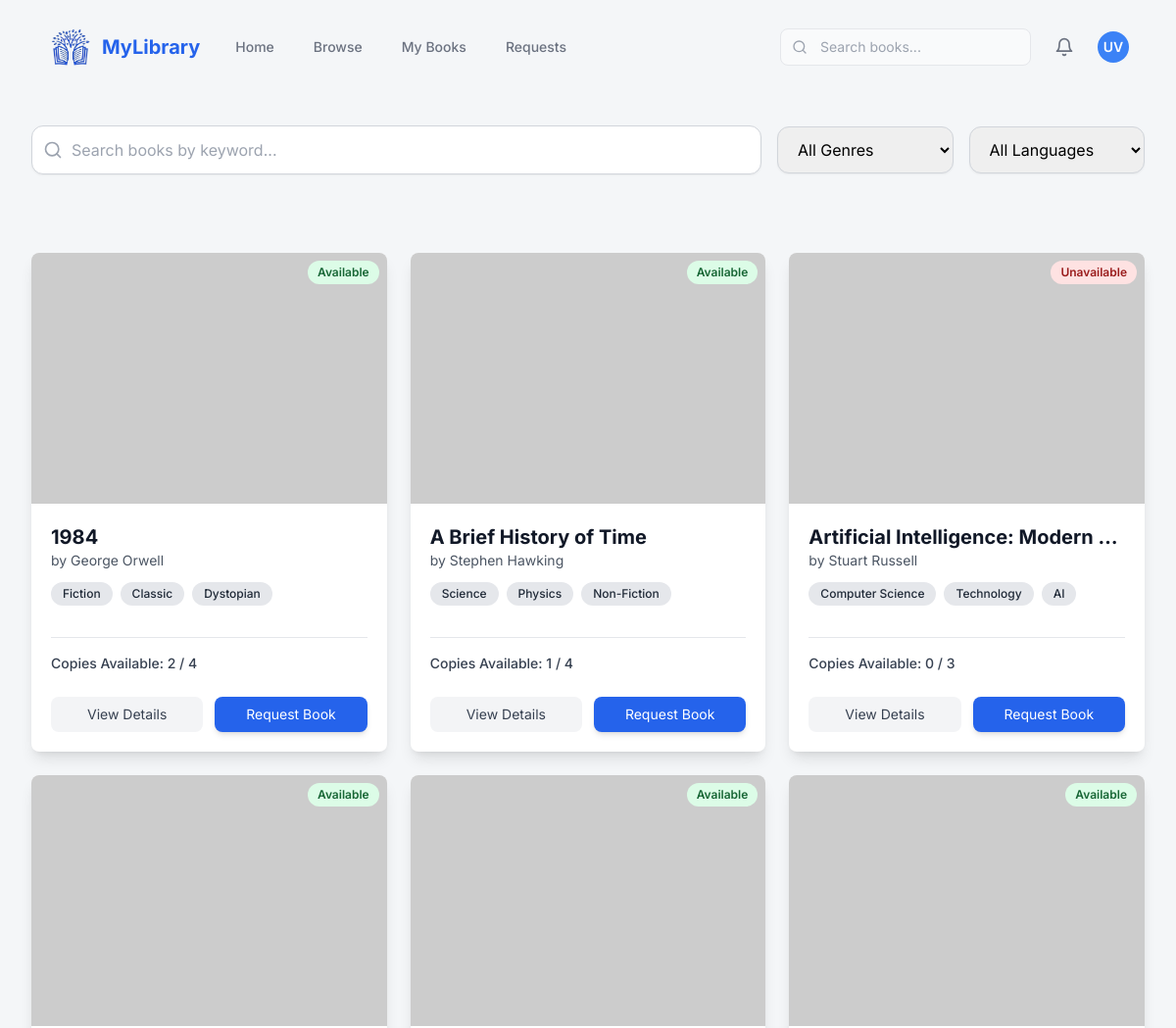
Before: /user/browse/ (signed in, upper part) with the older database file.
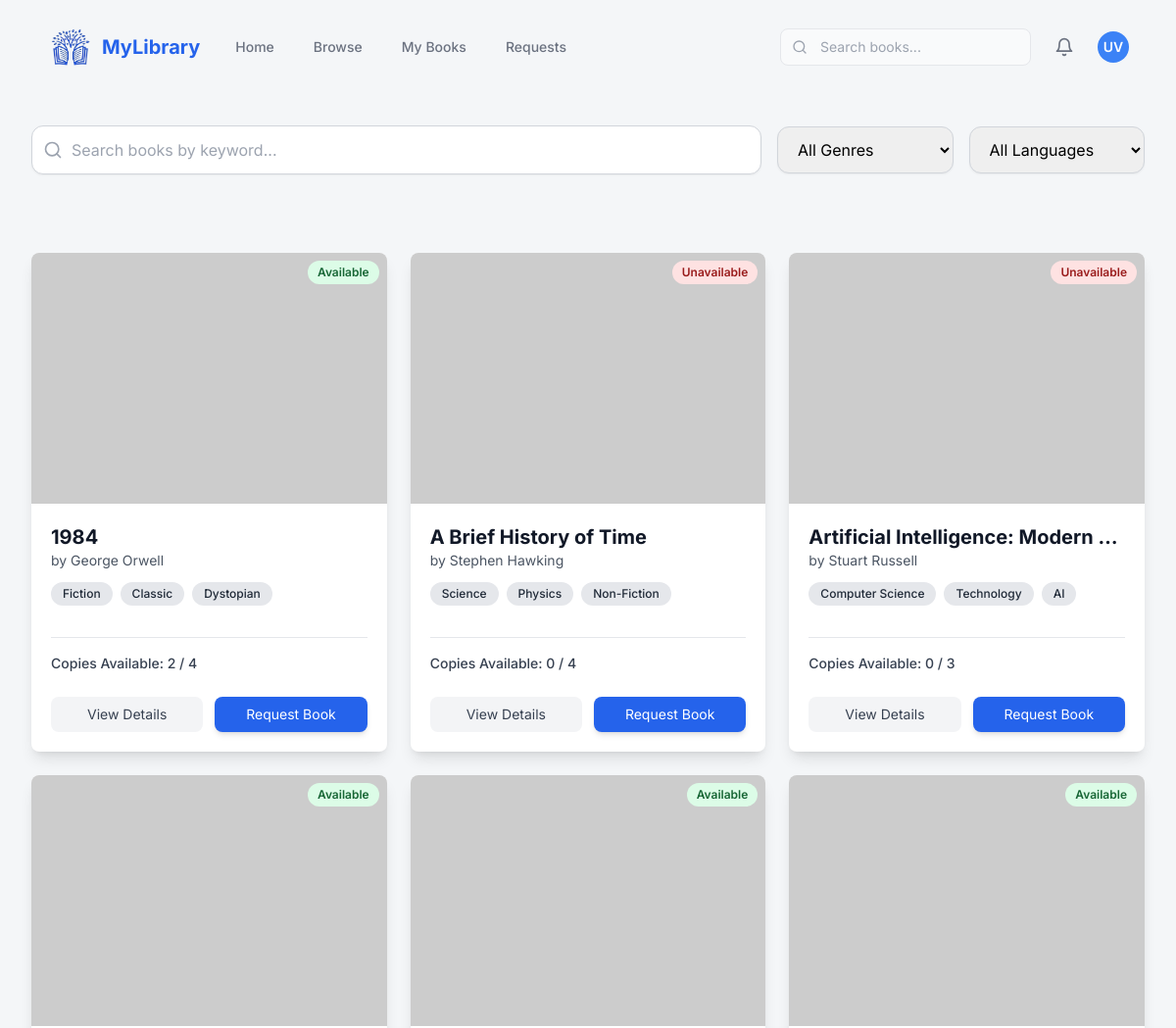
After: the same page with the newer database file.
### library_db/models.py (models this page shows, shortened)
class Book(models.Model):
    book_id = models.AutoField(primary_key=True)
    isbn = models.CharField(max_length=20, unique=True)
    title = models.CharField(max_length=255)
    author = models.CharField(max_length=100)
    genre = models.ManyToManyField(Genre, related_name='books')
    language = models.ForeignKey(Language, on_delete=models.CASCADE, related_name='books', null=True)
    description = models.TextField(blank=True, null=True)
    image_url = models.URLField(max_length=500, blank=True, null=True)
    total_copies = models.IntegerField()
    available_copies = models.IntegerField()
    def genre_display(self):
      return ', '.join(genre.genre_name for genre in self.genre.all())
    genre_display.short_description = 'Genres'

### LMS/views.py (the view)
# urls.py: path('user/browse/', views.user_browse, name='user_browse'),
@login_required
def user_browse(request):
    all_books_list = Book.objects.all().order_by('title')
    paginator = Paginator(all_books_list, 8)
    page_number = request.GET.get('page')
    books_page_obj = paginator.get_page(page_number)
    context = {
        'books_page': books_page_obj,
        'all_genres': Genre.objects.all().order_by('genre_name'),
        'all_languages': Language.objects.all().order_by('language_name'),
        'user_type': 'user',
    }
    return render(request, 'users/browse.html', context)

### templates/users/browse.html (shortened to what this page needs)
{% include "index.html" %}
{% block content %}
<main class="max-w-7xl mx-auto px-4 sm:px-6 lg:px-8 py-8">
    <div class="flex flex-col md:flex-row gap-4 mb-10">
        <div class="relative flex-1">
            <form id="filter-form" class="flex flex-col md:flex-row gap-4 mb-10 items-center text-black">
                <div class="relative flex-grow w-full md:w-auto">
                    <input type="text" id="search-input" name="search" placeholder="Search books by keyword..."
                        class="w-full pl-10 pr-4 py-3 border border-gray-300 rounded-xl focus:outline-none focus:ring-2 focus:ring-blue-500 shadow-sm">
                    <svg class="absolute left-3 top-1/2 transform -translate-y-1/2 w-5 h-5 text-gray-400"
                        xmlns="http://www.w3.org/2000/svg" viewBox="0 0 24 24" fill="none" stroke="currentColor"
                        stroke-width="2" stroke-linecap="round" stroke-linejoin="round">
                        <circle cx="11" cy="11" r="8"></circle>
                        <path d="m21 21-4.3-4.3"></path>
                    </svg>
                </div>
                <div class="flex gap-4 w-full md:w-auto">
                    <select id="genre-filter" name="genre"
                        class="py-3 px-4 border border-gray-300 rounded-xl focus:outline-none focus:ring-2 focus:ring-blue-500 shadow-sm w-full">
                        <option value="">All Genres</option>
                    </select>
                    <select id="language-filter" name="language"
                        class="py-3 px-4 border border-gray-300 rounded-xl focus:outline-none focus:ring-2 focus:ring-blue-500 shadow-sm w-full">
                        <option value="">All Languages</option>
                    </select>
                </div>
            </form>
        </div>
    </div>
    <div class="flex justify-center items-center mt-10 space-x-2">
        <div id="book-grid-container">
            {% include "partials/book_grid_content.html" %}
        </div>
    </div>
</main>
{% endblock %}

### templates/partials/book_grid_content.html (shortened to what this page needs)
<div id="book-grid" class="grid grid-cols-1 sm:grid-cols-2 lg:grid-cols-3 xl:grid-cols-4 gap-6">
    {% for book in books_page %}
    <div class="bg-white rounded-lg shadow-lg overflow-hidden flex flex-col group transition-transform duration-300 ease-in-out hover:-translate-y-2">
        <div class="relative">
            {% if book.available_copies > 0 %}
            <span class="absolute top-2 right-2 bg-green-100 text-green-800 text-xs font-semibold px-2.5 py-1 rounded-full">Available</span>
            {% else %}
            <span class="absolute top-2 right-2 bg-red-100 text-red-800 text-xs font-semibold px-2.5 py-1 rounded-full">Unavailable</span>
            {% endif %}
            <img class="w-full h-64 object-cover" src="https://placehold.co/400x600/1F2937/FFFFFF?text={{ book.title|urlencode }}" alt="Cover of {{ book.title }}">
        </div>
        <div class="p-5 flex flex-col flex-grow">
            <h3 class="text-xl font-bold text-gray-900 truncate">{{ book.title }}</h3>
            <p class="text-sm text-gray-600 mb-3">by {{ book.author }}</p>
            <div class="flex flex-wrap gap-2 mb-4">
                {% for genre in book.genre.all %}
                    <span class="bg-gray-200 text-gray-800 text-xs font-medium px-3 py-1 rounded-full">{{ genre.genre_name }}</span>
                {% endfor %}
            </div>
            <div class="mt-4 pt-4 border-t border-gray-200">
                <p id="copies-{{ book.pk }}" class="text-sm text-gray-700 font-medium mb-3">
                    Copies Available: {{ book.available_copies }} / {{ book.total_copies }}
                </p>
            </div>
            <div class="flex gap-3 mt-3">
                {% if user_type == 'admin' %}
                    <a href="{% url 'admin_book_details' book.book_id %}"
                        class="flex-1 py-2 text-sm text-gray-700 bg-gray-100 rounded-lg hover:bg-gray-200 transition duration-150 text-center">
                        View Details
                    </a>
                    <a href="{% url 'admin_edit_book' book.book_id %}"
                        class="flex-1 py-2 text-sm bg-blue-600 text-white rounded-lg hover:bg-blue-700 transition duration-150 shadow-md text-center block">
                        Edit Book
                    </a>
                {% else %}
                    <a href="{% url 'user_book_details' book.book_id %}"
                        class="flex-1 py-2 text-sm text-gray-700 bg-gray-100 rounded-lg hover:bg-gray-200 transition duration-150 text-center">
                        View Details
                    </a>
                    <button
                        class="request-book-btn flex-1 py-2 text-sm bg-blue-600 text-white rounded-lg hover:bg-blue-700 transition duration-150 shadow-md"
                        data-book-id="{{ book.pk }}"
                        data-book-title="{{ book.title }}"
                        data-book-author="{{ book.author }}">
                        Request Book
                    </button>
                {% endif %}
            </div>
        </div>
    </div>
    {% empty %}
    <p class="col-span-full text-center text-gray-500 py-10">No books found matching your criteria.</p>
    {% endfor %}
</div>

Changed rows visible on the page:
changed Book "A Brief History of Time": available_copies "1" → "0"; available_copies "Available" → "Unavailable"
